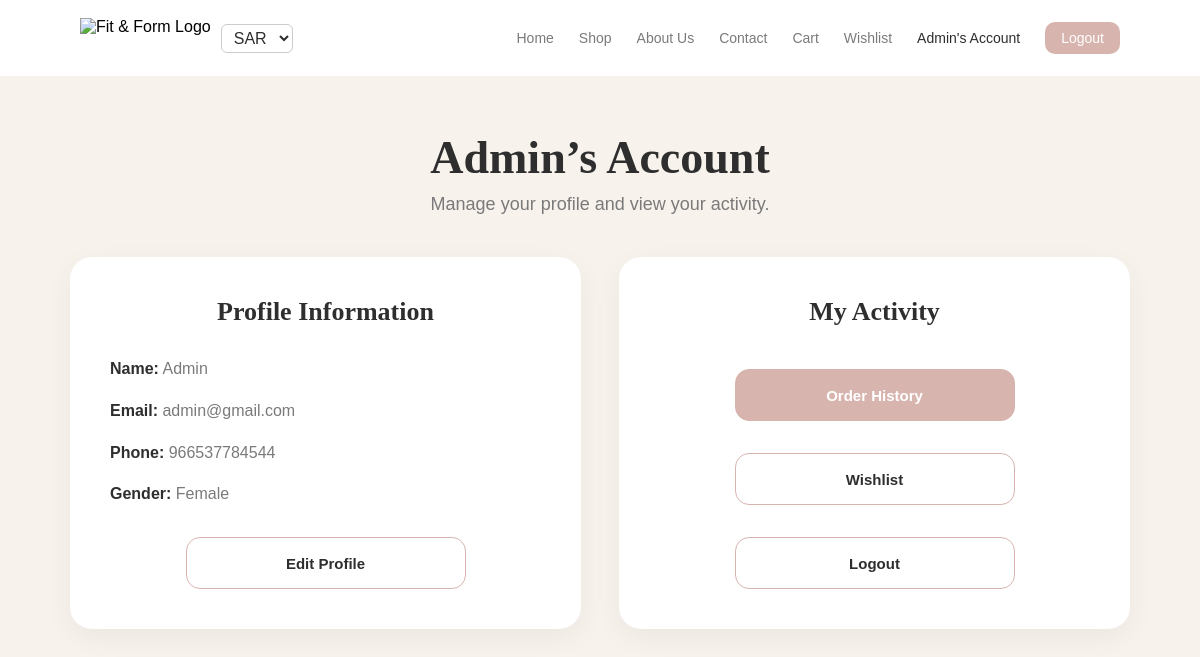
The page /account.php (signed in) on the database its author committed.
### tables this page shows
CREATE TABLE `user` (
  `user_id` int(11) NOT NULL,
  `name` varchar(100) DEFAULT NULL,
  `email` varchar(100) DEFAULT NULL,
  `phone` varchar(20) DEFAULT NULL,
  `gender` varchar(10) DEFAULT NULL,
  `password` varchar(100) DEFAULT NULL,
  `role` varchar(10) DEFAULT NULL
);

### account.php (the view, shortened to what this page needs)
<?php
include "config.php";
 $user_id = $_SESSION['user_id'];
 $stmt = $conn->prepare("
    SELECT name, email, phone, gender
    FROM user
    WHERE user_id = ?
");
 $stmt->bind_param("i", $user_id);
 $stmt->execute();
 $stmt->bind_result($name, $email, $phone, $gender);
?>
<!DOCTYPE html>
<html lang="en">
<head>
    <link rel="stylesheet" href="style.css?v=11">
</head>
<body>
<?php include 'navbar.php'; ?>
<div class="account-page">
    <h1><?= htmlspecialchars($name) ?>’s Account</h1>
    <p>Manage your profile and view your activity.</p>
    <div class="account-container">
        <div class="account-card">
            <h3>Profile Information</h3>
            <div class="account-info">
                <p><strong>Name:</strong> <?= htmlspecialchars($name) ?></p>
                <p><strong>Email:</strong> <?= htmlspecialchars($email) ?></p>
                <p><strong>Phone:</strong> <?= htmlspecialchars($phone) ?></p>
                <p><strong>Gender:</strong> <?= htmlspecialchars($gender) ?></p>
            </div>
            <div class="account-actions">
                <a href="edit_profile.php" class="btn-outline full-btn">
                    Edit Profile
                </a>
            </div>
        </div>
        <div class="activity-card">
            <h3>My Activity</h3>
            <div class="account-actions">
                <a href="order_history.php" class="btn-primary full-btn">
                    Order History
                </a>
                <a href="wishlist.php" class="btn-outline full-btn">
                    Wishlist
                </a>
                <a href="logout.php" class="btn-outline full-btn">
                    Logout
                </a>
            </div>
        </div>
    </div>
</div>
</body>
</html>

### rows shown on the page
user: name "Admin", email "admin@gmail.com", phone "966537784544", gender "Female"

### other values the page prints
$_SESSION['user_name'] "Admin"
